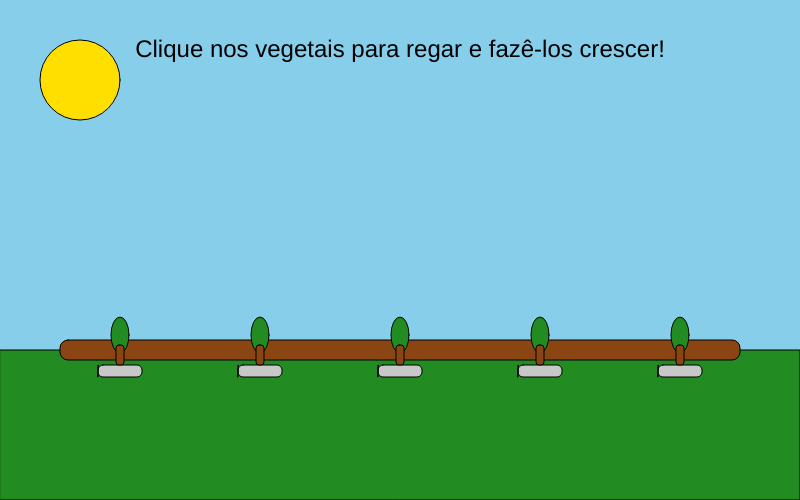
Frame 1 (no input)
Frame 60 (no input): identical to frame 1, image omitted
Frame 120 (the mouse pressed at the canvas centre since frame 60): identical to frame 1, image omitted

The p5.js sketch that drew this single still picture (run headless with seeded random() and noise() and a simulated clock; from frame 60 on, the mouse is pressed at the canvas centre):

// p5.js sketch
// ── sketch.js
let vegetais = [];

function setup() {
  createCanvas(800, 500);
  textAlign(CENTER, CENTER);
  // Cria 5 vegetais em posições diferentes
  for (let i = 0; i < 5; i++) {
    vegetais.push({
      x: 120 + i * 140,
      y: 320,
      crescimento: 0,    // de 0 até 100
      maxCrescimento: 100,
      regando: false
    });
  }
}

function draw() {
  background(135, 206, 235); // Céu

  // Campo
  fill(34, 139, 34);
  rect(0, 350, width, 150);

  // Sol
  fill(255, 223, 0);
  ellipse(80, 80, 80, 80);

  // Plantação
  fill(139, 69, 19);
  rect(60, 340, 680, 20, 8);

  // Instruções
  fill(0);
  textSize(24);
  text("Clique nos vegetais para regar e fazê-los crescer!", width / 2, 50);

  let todosCrescidos = true;

  // Desenha cada vegetal
  for (let i = 0; i < vegetais.length; i++) {
    let v = vegetais[i];

    // Barra de crescimento
    fill(200);
    rect(v.x - 22, v.y + 45, 44, 12, 5);
    fill(v.crescimento === v.maxCrescimento ? 'limegreen' : 'deepskyblue');
    rect(v.x - 22, v.y + 45, map(v.crescimento, 0, v.maxCrescimento, 0, 44), 12, 5);

    // Vegetal pequeno ou crescido
    if (v.crescimento < v.maxCrescimento) {
      // Pequeno broto
      fill(34, 139, 34);
      ellipse(v.x, v.y + 15, 18, 36);
      fill(139, 69, 19);
      rect(v.x - 4, v.y + 25, 8, 20, 3);
    } else {
      // Vegetal crescido (exemplo: cenoura)
      fill(255, 140, 0);
      ellipse(v.x, v.y + 10, 32, 54);
      fill(34, 139, 34);
      triangle(v.x, v.y - 22, v.x - 10, v.y - 2, v.x + 10, v.y - 2);
    }

    // Efeito regando
    if (v.regando && v.crescimento < v.maxCrescimento) {
      fill(100, 149, 237, 150);
      ellipse(v.x, v.y, 32, 20);
      v.crescimento += 1;
      if (v.crescimento > v.maxCrescimento) v.crescimento = v.maxCrescimento;
    }
    if (v.crescimento < v.maxCrescimento) todosCrescidos = false;
  }

  // Vitória
  if (todosCrescidos) {
    fill(0, 180, 0);
    textSize(32);
    text("Parabéns! Todos os vegetais cresceram!", width/2, 120);
  }
}

function mousePressed() {
  // Verifica se clicou em algum vegetal
  for (let v of vegetais) {
    if (dist(mouseX, mouseY, v.x, v.y+20) < 40 && v.crescimento < v.maxCrescimento) {
      v.regando = true;
    }
  }
}

function mouseReleased() {
  for (let v of vegetais) {
    v.regando = false;
  }
}
